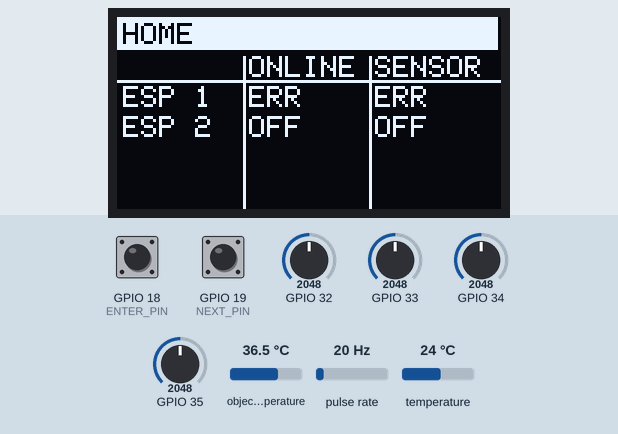
This program was run on a simulated ESP32. Parts: 128×64 one-colour display. Wiring (inferred from the names in the program): pulse sensor: data GPIO 36. The inputs (shaded band) are chosen by the test bench; at power-on: GPIO 18 (ENTER_PIN) HIGH, GPIO 19 (NEXT_PIN) HIGH, GPIO 32 = 2048, GPIO 33 = 2048, GPIO 34 = 2048, GPIO 35 = 2048, object temperature 36.5 °C, pulse rate 20 Hz, temperature 24 °C. No MQTT or app messages arrive unless stated; what the program prints to the serial monitor is not drawn.

Above: at 7.2 s.
7.3 s: GPIO 18 (ENTER_PIN) pulled LOW for 0.15 s
At 8.4 s:
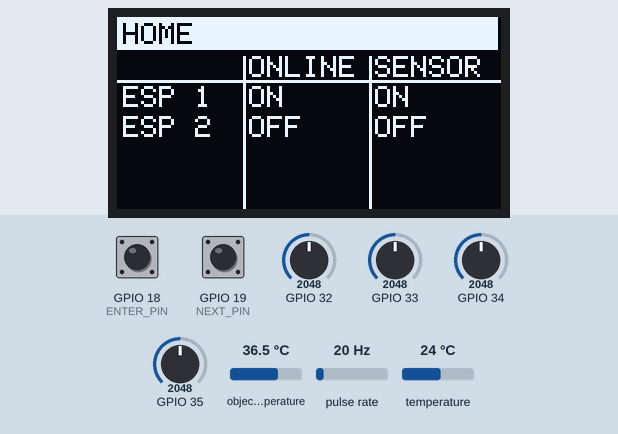
8.9 s: GPIO 19 (NEXT_PIN) pulled LOW for 0.15 s
At 9.4 s:
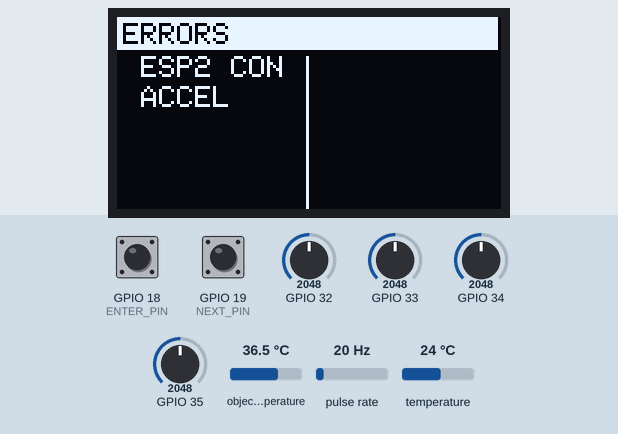
10.5 s: GPIO 19 (NEXT_PIN) pulled LOW for 1 s
At 11.9 s:
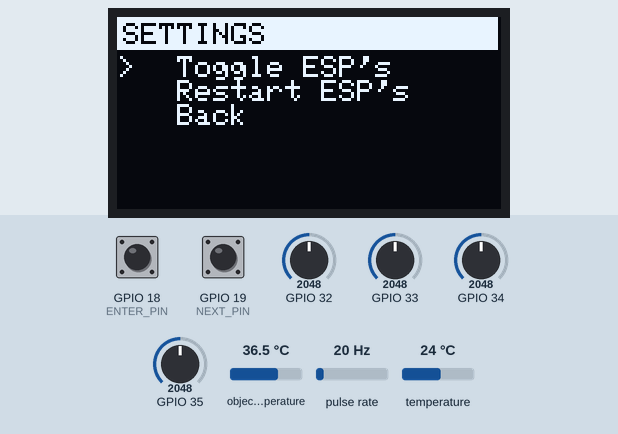
13.0 s: GPIO 18 (ENTER_PIN) pulled LOW for 1 s
At 14.0 s:
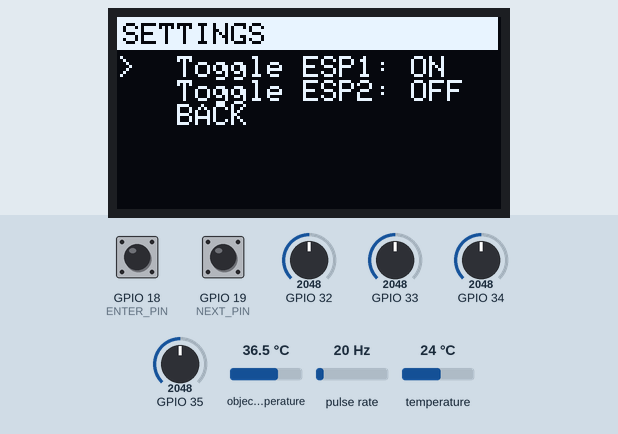
15.5 s: GPIO 18 (ENTER_PIN) pulled LOW for 0.15 s
At 16.7 s:
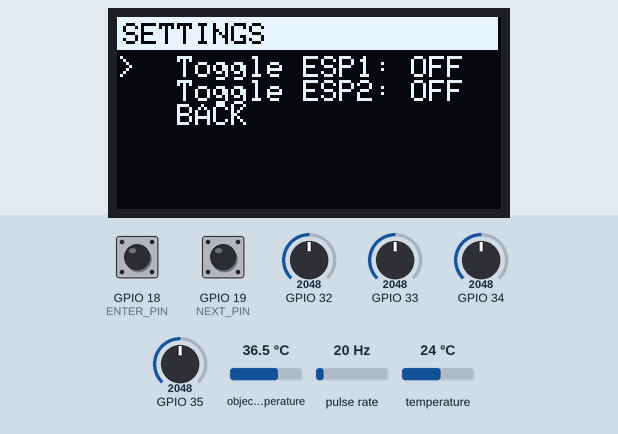
17.1 s: GPIO 18 (ENTER_PIN) pulled LOW for 3.2 s
At 18.2 s:
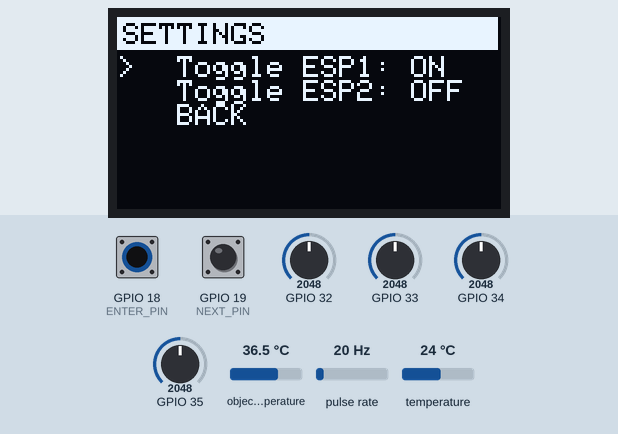
Timing chart, 0 to 20.1 s (numbered marks = the images above; inputs shaded):
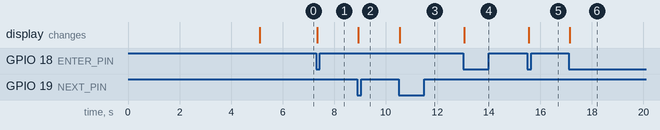

Measured:
- after the input at 7.3 s, the display: changes at once (image 1)
- after the input at 8.9 s, the display: changes at once (image 2)
- after the input at 10.5 s, the display: changes at once (image 3)
- after the input at 13.0 s, the display: changes after 0.05 s (image 4)
- after the input at 15.5 s, the display: changes at once (image 5)
- after the input at 17.1 s, the display: changes at once (image 6)

The program:

main.cpp
```cpp
/*

  ESP1 connected to 3 sensors, an OLED display and navigation buttons

  Sensors are:
    - IR optocouler
    - Temperature sensor
    - Current meter

  Display is a 0.92" 128x64 oled display.

  Two navigation buttons are:
    - Next: going to the next possinle state
    - Select: entering a new state or calling a function

  For utilising the two processor cores, both are running multiple tasks:
    - Core 0: handling the display and the menu system, checking ESP1's health
    - Core 1: handling the sensor data and the communication with ESP2

*/

#include <Arduino.h>
#include <menu.h>
#include <measurement.h>
#include <connectivity.h>
#include <parameters.h>
#include <display.h>

////////////////////////////////////////////////////////////////////////////////////////
//
//    Constants / Definitions
//
////////////////////////////////////////////////////////////////////////////////////////

TaskHandle_t ButtonHandler;
TaskHandle_t ReadandSendSensorDataHandler;
// Mutex for handling button presses
portMUX_TYPE mux = portMUX_INITIALIZER_UNLOCKED;

volatile bool nextPressed = false;
volatile bool enterPressed = false;
unsigned long buttonTime = 0;
unsigned long lastButtonTime = 0;
const int debounceInteval = 250;
unsigned long previousMillis;
const unsigned int measurementInterval = 1300;

// Queue for display messages
QueueHandle_t displayQueue;

////////////////////////////////////////////////////////////////////////////////////////
//
//    Function definitions
//
////////////////////////////////////////////////////////////////////////////////////////

//-----------------------
// Checking ESP1's health
//-----------------------
bool prevClientCon = false, prevTemp = false;
bool clientCon = false, temp = false;

void checkEsp1Health()
{
  clientCon = checkClientCon();
  temp = checkTempSensor();

  if (clientCon)
  {
    setErrorEnable(0, 0);
  }
  else
  {
    setErrorEnable(0, 1);
  }
  if (temp)
  {
    setErrorEnable(3, 0);
  }
  else
  {
    setErrorEnable(3, 1);
  }
  static unsigned long lastUpdate = 0;

  if ((prevClientCon != clientCon || prevTemp != temp) &&
      millis() - lastUpdate > 500)
  {
    lastUpdate = millis();
  }
}

//------------------------
// Handling button presses
//------------------------
volatile uint32_t lastInterruptTimeNext = 0;

void IRAM_ATTR nextOnPress()
{
  uint32_t now = millis();

  if (now - lastInterruptTimeNext > pdMS_TO_TICKS(120))
  {
    portENTER_CRITICAL_ISR(&mux);
    nextPressed = true;
    portEXIT_CRITICAL_ISR(&mux);

    lastInterruptTimeNext = now;
  }
}

volatile uint32_t lastInterruptTimeEnter = 0;

void IRAM_ATTR enterOnPress()
{
  uint32_t now = millis();

  if (now - lastInterruptTimeEnter > pdMS_TO_TICKS(120))
  {
    portENTER_CRITICAL_ISR(&mux);
    enterPressed = true;
    portEXIT_CRITICAL_ISR(&mux);

    lastInterruptTimeEnter = now;
  }
}

//----------------------------------------------
// Function ButtonHandler - handling button events and menu state | selfchecking ESP1's health
//----------------------------------------------
void ButtonEvent(void *pvParameters)
{
  for (;;)
  {
    bool localNext = false;
    bool localEnter = false;

    portENTER_CRITICAL(&mux);
    localNext = nextPressed;
    nextPressed = false;
    localEnter = enterPressed;
    enterPressed = false;
    portEXIT_CRITICAL(&mux);

    if (localNext)
    {
      handleMenuEvent(EVENT_NEXT);
    }
    else if (localEnter)
    {
      handleMenuEvent(EVENT_ENTER);
    }

    menuLoop();

    checkEsp1Health();

    vTaskDelay(pdMS_TO_TICKS(20));
  }
}

//------------------------------------------------------------
// Function ReadandSendSensorData - reading sensor data and sending it out | checking serial  messages from ESP2
//------------------------------------------------------------
void ReadandSendSensorData(void *pvParameters)
{
  previousMillis = millis();
  clearSerialInterconn();
  delay(200);
  setRPMTime();
  Esp2Status incomingData;
  for (;;)
  {
    clientLoop();
    if (readStatus(&incomingData))
    {
      updateEsp2(incomingData);
      setErrorEnable(4, 0);
      setErrorEnable(5, (incomingData.flags & FLAG_MPU) ? 0 : 1);
    }
    else
    {
      checkEsp2Timeout();
      if (!esp2.online)
      {
        setErrorEnable(4, 1); // Ha timeout volt, jelezzük a hibát!
        setErrorEnable(5, 1); // Mivel nincs adat, az ACCEL is hiba
      }
    }

    if (checkSendMeasurements()) // check if the flag is set to send measurements (set in the menu when entering the home tab)
    {
      resetSendMeasurements(); // reseting the flag
      sendCurrent(); // sending the current measurement
      getRpm(); // send the rpm measurement
      getTempC(); // send the temperature measurement
    }
    // send measurements every 1.3 seconds if collection is enabled
    if (millis() - previousMillis > measurementInterval && isCollectionEnabled())
    {
      sendCurrent();
      getRpm();
      getTempC();

      previousMillis = millis();
    }
    vTaskDelay(10);
  }
  static unsigned long lastPing = 0;
  // send a ping to ESP2 every 5 seconds to check if it's online
  if (millis() - lastPing > 5000)
  {
    sendCommand(0x00); // ping
    lastPing = millis();
  }
}
//------------------------------------------------------------
// Function DisplayTask - handling the display content
//------------------------------------------------------------
void DisplayTask(void *pvParameters)
{
  DisplayMessage msg;

  for (;;)
  {
    if (xQueueReceive(displayQueue, &msg, portMAX_DELAY))
    {
      oled.clearDisplay();

      switch (msg.state)
      {
      case DISPLAY_HOME:
        homeTab();
        break;

      case DISPLAY_ERROR:
        errorTab();
        break;

      case DISPLAY_SETTINGS:
        settingsTab();
        break;

      case DISPLAY_MESSAGE:
        oled.setCursor(10, 30);
        oled.print(msg.msg);
        break;
      }

      oled.display();
    }
  }
}
//------------------------------------------------------------
// Function StatusTask - handling the status updates
//------------------------------------------------------------
void StatusTask(void *pv)
{
  for (;;)
  {
    sendCommand(0x00); // heartbeat
    publishEsp1Status();
    vTaskDelay(pdMS_TO_TICKS(20000));
  }
}

// Setup
void setup()
{
  setCpuFrequencyMhz(240);

  Serial.begin(115200);
  // Create a queue for display messages
  displayQueue = xQueueCreate(1, sizeof(DisplayMessage));
  // Setting up the buttons with pullup/pulldown resistors
  pinMode(NEXT_PIN, INPUT_PULLUP);
  pinMode(ENTER_PIN, INPUT_PULLUP);
  pinMode(DRDY_PIN, INPUT_PULLDOWN);
  // Setting up the buttons with interrupts
  attachInterrupt(NEXT_PIN, nextOnPress, FALLING);
  attachInterrupt(ENTER_PIN, enterOnPress, FALLING);

  // Setting up the connectivity and sensors
  initCom();
  setupSensors();

  // Setting up the display
  setupDisplay();

  // Create a task that will be executed in the DisplayTask() function, with priority 1 and executed on core 0
  xTaskCreatePinnedToCore(
      DisplayTask, /* task function. */
      "DisplayTask", /* name of task. */
      4096, /* stack size of task */
      NULL, /* parameter of the task */
      1, /* priority of the task */
      NULL, /* task handle to keep track of created task */
      0); /* pin task to core 0 */

  vTaskDelay(pdMS_TO_TICKS(50));
  // Initializing the menu system
  menuInit();

  // Create a task that will be executed in the ButtonHandler() function, with priority 1 and executed on core 0
  xTaskCreatePinnedToCore(
      ButtonEvent, /* task function. */
      "ButtonHandler",   /* name of task. */
      10000,     /* stack size of task */
      NULL,      /* parameter of the task */
      1,         /* priority of the task */
      &ButtonHandler,    /* task handle to keep track of created task */
      0);        /* pin task to core 0 */
  delay(500);

  // Create a task that will be executed in the ReadandSendSensorData() function, with priority 2 and executed on core 1
  xTaskCreatePinnedToCore(
      ReadandSendSensorData, /* task function. */
      "ReadandSendSensorDataHandler",   /* name of task. */
      15000,     /* stack size of task */
      NULL,      /* parameter of the task */
      2,         /* priority of the task */
      &ReadandSendSensorDataHandler,    /* task handle to keep track of created task */
      1);        /* pin task to core 1 */
  delay(500);

  // Create a task that will be executed in the StatusTask() function, with priority 1 and executed on core 0
  xTaskCreatePinnedToCore(
      StatusTask, /* task function. */
      "StatusTask", /* name of task. */
      4096, /* stack size of task */
      NULL, /* parameter of the task */
      1, /* priority of the task */
      NULL, /* task handle to keep track of created task */
      0); /* pin task to core 0 */
}

void loop()
{
  // put your main code here, to run repeatedly:
}
```

connectivity.h
```cpp
#ifndef CONNECTIVITY_H
#define CONNECTIVITY_H

#include <Arduino.h>
#include <HardwareSerial.h>
// Function prototypes
void initCom();
bool checkClientCon();
void clientLoop();
void sendMqttMessage(char* topic, const char* msg);
void sendCommand(uint8_t cmd);
void clearSerialInterconn();
u_char checkSerialMessage();
// External variables
extern HardwareSerial SerialInterconn;

#endif
```

credentials.h
```cpp
#define SSID        "GEPULETWIFI"
#define PWD         "GepuletWifi987*"
#define MQTT_USR    "bmetk"
#define MQTT_PWD    "iot26"
#define MQTT_ADDR   "152.66.34.82"
#define MQTT_PORT   32701
```

display.h
```cpp
#ifndef DISPLAY_H
#define DISPLAY_H

// Display settings enum
typedef enum
{
  DISPLAY_HOME,
  DISPLAY_ERROR,
  DISPLAY_SETTINGS,
  DISPLAY_MESSAGE
} DisplayState;

// Struct for passing messages to the display task
typedef struct
{
  DisplayState state;
  char msg[32];
} DisplayMessage;

#endif
```

measurement.h
```cpp
#ifndef MEASUREMENT_H
#define MEASUREMENT_H
// Experimental RPM and Current sensor statuses
enum RpmStatus
{
    RPM_OK,
    RPM_NO_ROTATION,
    RPM_SENSOR_FAULT
};

enum CurrentStatus {
    CURRENT_OK,
    CURRENT_NO_LOAD,
    CURRENT_SENSOR_FAULT
};
// Function prototypes
void setupSensors();
void getCurrent();
void sendCurrent();
void setRPMTime();
void getRpm();
void getTempC();
bool checkTempSensor();
RpmStatus checkRpmSensor();
CurrentStatus checkCurrentSensor();
const char* rpmStatusToString(RpmStatus status);
const char* currentStatusToString(CurrentStatus status);
#endif
```

menu.h
```cpp
#ifndef MENU_H
#define MENU_H

#include <Arduino.h>
#include <Adafruit_SSD1306.h>

// Function prototypes
void homeTab();
void errorTab();
void settingsTab();
void publishEsp1Status();
void setupDisplay();
void drawCursor(int idx);
void resetSendMeasurements();
void updateState(const char* btnId="");
void printTabHeader(String title="");
void processSerial(u_char msg);
void setErrorEnable(int index, int value);
void updateHomeData();
void checkEsp2Timeout();

bool checkSendMeasurements();
bool isCollectionEnabled();

String checkEsp2State();
extern Adafruit_SSD1306 oled;

// States for the menu state machine
typedef enum {
  MENU_HOME,
  MENU_ERROR,
  MENU_SETTINGS,
  MENU_SETTINGS_TOGGLE,
  MENU_SETTINGS_RESTART,
  MENU_MESSAGE
} MenuState;

// Events for the menu state machine
typedef enum {
  EVENT_NEXT,
  EVENT_ENTER,
  EVENT_NONE
} MenuEvent;

// State variables for the menu
struct Esp2State
{
  bool online;
  bool mqttOk;
  bool mpuOk;
  bool tempOk;
  bool currentOk;
  bool rpmOk;
  bool collecting;

  unsigned long lastUpdate;
};

// Serial message structure for communication between ESPs
#pragma pack(push, 1)
struct Esp2Status
{
  uint8_t header; // 0xAA
  uint8_t version;

  uint8_t flags;

  uint32_t uptime;

  uint8_t checksum;
};
#pragma pack(pop)

// Menu state machine variables
void menuInit();
void menuLoop();
void handleMenuEvent(MenuEvent event);
void requestDisplayUpdate();
MenuState getCurrentMenu();
int getCursorIndex();
void updateEsp2(Esp2Status msg);
bool readStatus(Esp2Status *dest);

// Error handling variables
#define FLAG_ONLINE 0x01
#define FLAG_MQTT 0x02
#define FLAG_MPU 0x04
#define FLAG_TEMP 0x08
#define FLAG_CURRENT 0x10
#define FLAG_RPM 0x20
#define FLAG_COLLECT 0x40

#define CMD_TOGGLE   0x01
#define CMD_RESTART  0x02
// External variables
extern Esp2State esp2;

#endif
```

connectivity.cpp
```cpp
#include <Arduino.h>
#include <EspMQTTClient.h>
#include <credentials.h>
#include <HardwareSerial.h>

HardwareSerial SerialInterconn(2);

//------------------------
// Creating the ESP client
//------------------------
EspMQTTClient client {
  SSID,
  PWD,
  MQTT_ADDR,
  MQTT_USR,
  MQTT_PWD,
  "compactmaps1",
  MQTT_PORT
};

// Callback function for when the connection to the MQTT broker is established
void onConnectionEstablished(){
  Serial.println("ESP ONLINE");
}

// Function for clearing the serial buffer to avoid processing old messages
void clearSerialInterconn() {
  int x;
  while ((x = SerialInterconn.available()) > 0)
  {
     while (x--) SerialInterconn.read();
  }
}


//------------------------------------
// Initializing communication channels
//------------------------------------
void initCom(){
  // Configuring the client
  client.enableDebuggingMessages();
  client.setKeepAlive(10);
  client.setMaxPacketSize(20000);
  client.setMqttReconnectionAttemptDelay(10000);
  client.setWifiReconnectionAttemptDelay(10000);

  // Serial communication between Esps
  SerialInterconn.begin(115200, SERIAL_8N1, 16, 17);
  clearSerialInterconn();
}


bool checkClientCon(){
  return client.isConnected();
}
bool checkWifiCon(){
  return client.isWifiConnected();
}
void clientLoop() {
  client.loop();
}

// Function for sending MQTT messages to the broker
void sendMqttMessage(char* topic, const char* msg){
  client.publish(topic, msg);
}

// Sending commands to ESP2
void sendCommand(uint8_t cmd)
{
  uint8_t frame[3];

  frame[0] = 0xAA;
  frame[1] = cmd;
  frame[2] = cmd ^ 0xAA;

  SerialInterconn.write(frame, 3);
}

// Function for checking the serial messages received from ESP2
u_char checkSerialMessage() {
  if(SerialInterconn.available() > 0) {
    u_char msg = SerialInterconn.read();
    return msg;
  }
  else
    return 0;
}
```

Source omitted: parameters.h (data table, 4549 bytes), measurement.cpp (7224 bytes), menu.cpp (16265 bytes)
